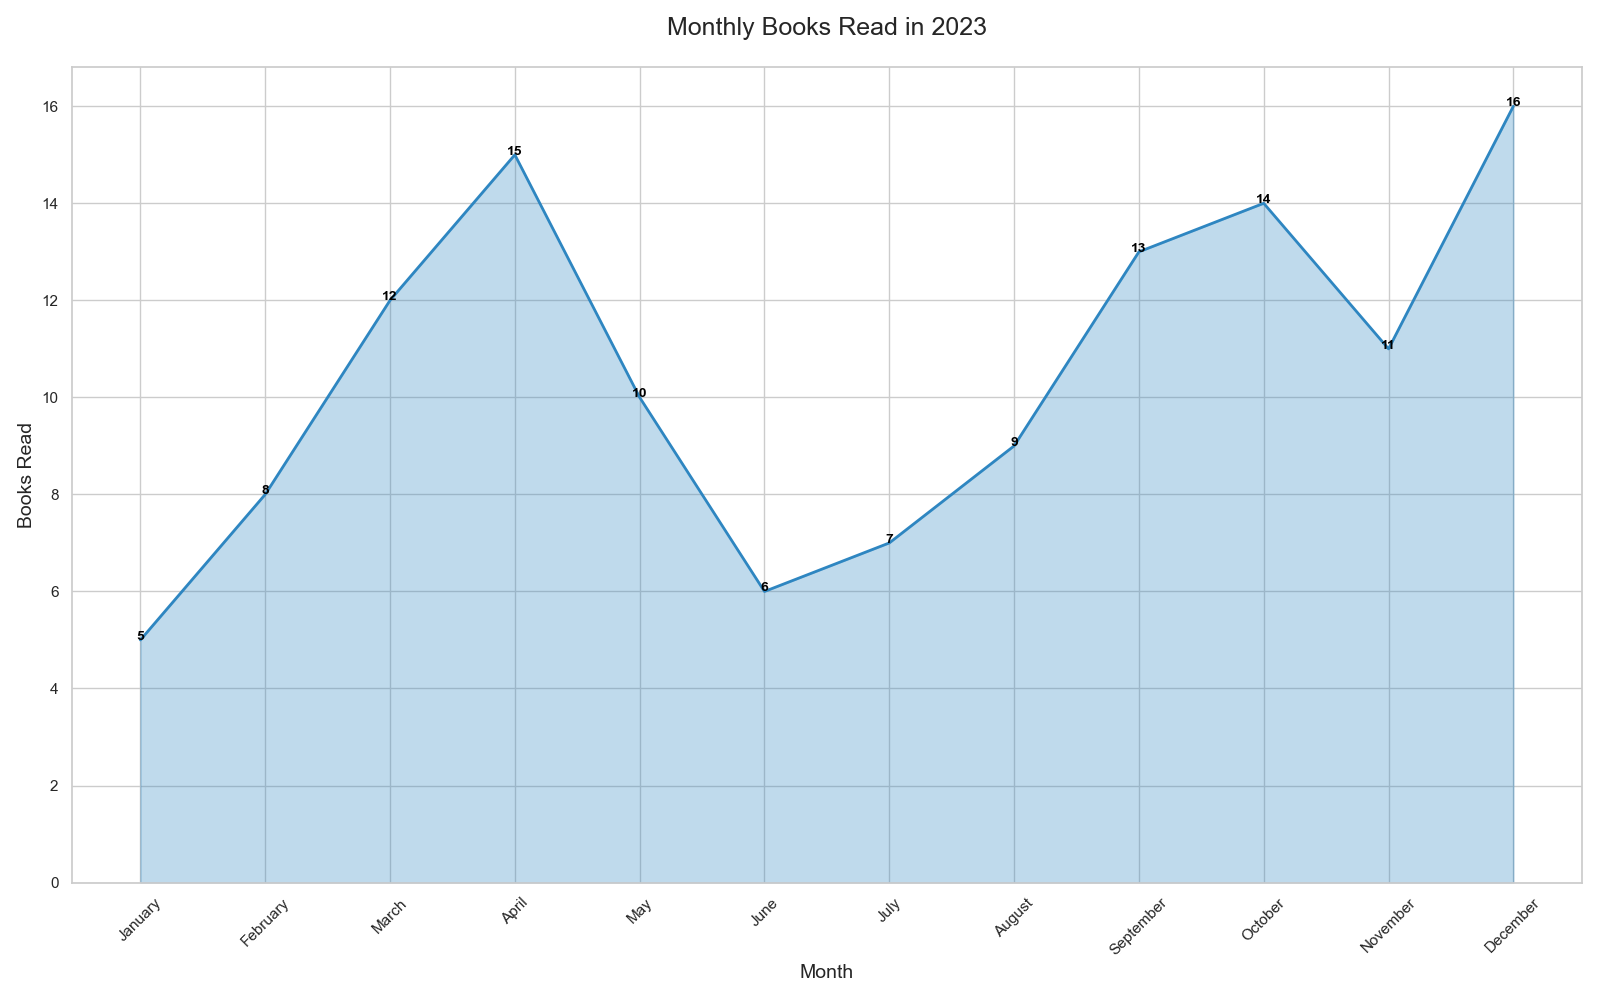

The script that drew this image:

import pandas as pd
import seaborn as sns
import matplotlib.pyplot as plt

data = {
    'Month': ['January', 'February', 'March', 'April', 'May', 'June', 'July', 
              'August', 'September', 'October', 'November', 'December'],
    'Books_Read': [5, 8, 12, 15, 10, 6, 7, 9, 13, 14, 11, 16]
}

df = pd.DataFrame(data)

months_order = ['January', 'February', 'March', 'April', 'May', 'June', 
                'July', 'August', 'September', 'October', 'November', 'December']
df['Month'] = pd.Categorical(df['Month'], categories=months_order, ordered=True)

plt.figure(figsize=(16, 10))
sns.set_theme(style="whitegrid")
ax = sns.lineplot(data=df, x='Month', y='Books_Read', color='#2E86C1', lw=2)
ax.fill_between(df.Month, df.Books_Read, color='#2E86C1', alpha=0.3)

for line in range(0, df.shape[0]):
     ax.text(df.Month[line], df.Books_Read[line], df.Books_Read[line], 
             horizontalalignment='center', size='small', color='black', weight='semibold')

ax.set_title('Monthly Books Read in 2023', fontsize=18, y=1.03)
ax.set_xlabel('Month', fontsize=14)
ax.set_ylabel('Books Read', fontsize=14)
ax.set(ylim=(0, None))

plt.xticks(rotation=45)
plt.tight_layout()
plt.show()
